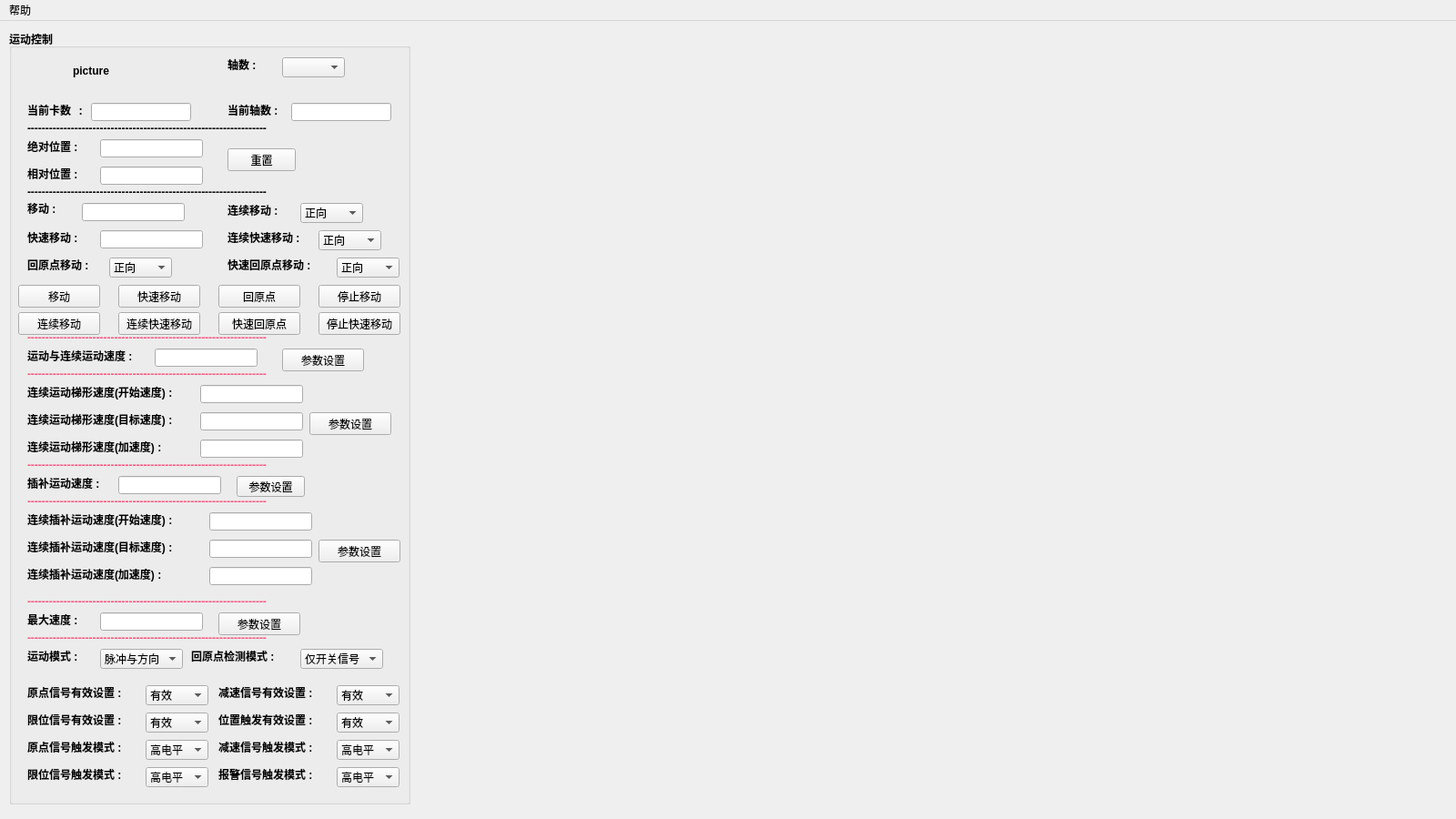
<?xml version="1.0" encoding="UTF-8"?>
<ui version="4.0">
 <class>MainWindow</class>
 <widget class="QMainWindow" name="MainWindow">
  <property name="geometry">
   <rect>
    <x>0</x>
    <y>0</y>
    <width>1600</width>
    <height>900</height>
   </rect>
  </property>
  <property name="minimumSize">
   <size>
    <width>1600</width>
    <height>900</height>
   </size>
  </property>
  <property name="maximumSize">
   <size>
    <width>1600</width>
    <height>900</height>
   </size>
  </property>
  <property name="windowTitle">
   <string>MainWindow</string>
  </property>
  <property name="styleSheet">
   <string notr="true">QLabel
{
font-size: 12px;
font-weight: bold;
font-family: &quot;Consolas&quot;;
}</string>
  </property>
  <widget class="QWidget" name="centralwidget">
   <widget class="QGroupBox" name="groupBox">
    <property name="geometry">
     <rect>
      <x>10</x>
      <y>10</y>
      <width>441</width>
      <height>851</height>
     </rect>
    </property>
    <property name="font">
     <font>
      <family>Consolas</family>
      <weight>75</weight>
      <bold>true</bold>
     </font>
    </property>
    <property name="title">
     <string>运动控制</string>
    </property>
    <widget class="QLabel" name="label">
     <property name="geometry">
      <rect>
       <x>20</x>
       <y>80</y>
       <width>71</width>
       <height>16</height>
      </rect>
     </property>
     <property name="font">
      <font>
       <family>Consolas</family>
       <pointsize>-1</pointsize>
       <weight>75</weight>
       <bold>true</bold>
      </font>
     </property>
     <property name="text">
      <string>当前卡数 :</string>
     </property>
    </widget>
    <widget class="QLineEdit" name="lineEdit">
     <property name="geometry">
      <rect>
       <x>90</x>
       <y>80</y>
       <width>110</width>
       <height>20</height>
      </rect>
     </property>
     <property name="cursor">
      <cursorShape>ArrowCursor</cursorShape>
     </property>
     <property name="mouseTracking">
      <bool>false</bool>
     </property>
     <property name="frame">
      <bool>true</bool>
     </property>
     <property name="alignment">
      <set>Qt::AlignCenter</set>
     </property>
     <property name="readOnly">
      <bool>true</bool>
     </property>
    </widget>
    <widget class="QLabel" name="label_2">
     <property name="geometry">
      <rect>
       <x>240</x>
       <y>80</y>
       <width>71</width>
       <height>16</height>
      </rect>
     </property>
     <property name="text">
      <string>当前轴数 :</string>
     </property>
    </widget>
    <widget class="QLineEdit" name="lineEdit_2">
     <property name="geometry">
      <rect>
       <x>310</x>
       <y>80</y>
       <width>110</width>
       <height>20</height>
      </rect>
     </property>
     <property name="frame">
      <bool>true</bool>
     </property>
     <property name="alignment">
      <set>Qt::AlignCenter</set>
     </property>
     <property name="readOnly">
      <bool>true</bool>
     </property>
    </widget>
    <widget class="QLabel" name="label_3">
     <property name="geometry">
      <rect>
       <x>20</x>
       <y>330</y>
       <width>401</width>
       <height>16</height>
      </rect>
     </property>
     <property name="styleSheet">
      <string notr="true">QLabel
{
color:#ff557f;
}</string>
     </property>
     <property name="text">
      <string>------------------------------------------------------------------</string>
     </property>
    </widget>
    <widget class="QLineEdit" name="lineEdit_3">
     <property name="geometry">
      <rect>
       <x>160</x>
       <y>350</y>
       <width>113</width>
       <height>20</height>
      </rect>
     </property>
     <property name="alignment">
      <set>Qt::AlignCenter</set>
     </property>
    </widget>
    <widget class="QPushButton" name="pushButton">
     <property name="geometry">
      <rect>
       <x>300</x>
       <y>350</y>
       <width>90</width>
       <height>25</height>
      </rect>
     </property>
     <property name="text">
      <string>参数设置</string>
     </property>
    </widget>
    <widget class="QLabel" name="label_4">
     <property name="geometry">
      <rect>
       <x>20</x>
       <y>350</y>
       <width>131</width>
       <height>16</height>
      </rect>
     </property>
     <property name="text">
      <string>运动与连续运动速度 :</string>
     </property>
    </widget>
    <widget class="QLineEdit" name="lineEdit_4">
     <property name="geometry">
      <rect>
       <x>210</x>
       <y>390</y>
       <width>113</width>
       <height>20</height>
      </rect>
     </property>
     <property name="alignment">
      <set>Qt::AlignCenter</set>
     </property>
    </widget>
    <widget class="QLabel" name="label_5">
     <property name="geometry">
      <rect>
       <x>20</x>
       <y>370</y>
       <width>401</width>
       <height>16</height>
      </rect>
     </property>
     <property name="styleSheet">
      <string notr="true">QLabel
{
color:#ff557f;
}</string>
     </property>
     <property name="text">
      <string>------------------------------------------------------------------</string>
     </property>
    </widget>
    <widget class="QLabel" name="label_6">
     <property name="geometry">
      <rect>
       <x>20</x>
       <y>390</y>
       <width>191</width>
       <height>16</height>
      </rect>
     </property>
     <property name="text">
      <string>连续运动梯形速度(开始速度) :</string>
     </property>
    </widget>
    <widget class="QLabel" name="label_7">
     <property name="geometry">
      <rect>
       <x>20</x>
       <y>420</y>
       <width>191</width>
       <height>16</height>
      </rect>
     </property>
     <property name="text">
      <string>连续运动梯形速度(目标速度) :</string>
     </property>
    </widget>
    <widget class="QLabel" name="label_8">
     <property name="geometry">
      <rect>
       <x>20</x>
       <y>450</y>
       <width>191</width>
       <height>16</height>
      </rect>
     </property>
     <property name="text">
      <string>连续运动梯形速度(加速度) :</string>
     </property>
    </widget>
    <widget class="QLineEdit" name="lineEdit_5">
     <property name="geometry">
      <rect>
       <x>210</x>
       <y>420</y>
       <width>113</width>
       <height>20</height>
      </rect>
     </property>
     <property name="alignment">
      <set>Qt::AlignCenter</set>
     </property>
    </widget>
    <widget class="QLineEdit" name="lineEdit_6">
     <property name="geometry">
      <rect>
       <x>210</x>
       <y>450</y>
       <width>113</width>
       <height>20</height>
      </rect>
     </property>
     <property name="alignment">
      <set>Qt::AlignCenter</set>
     </property>
    </widget>
    <widget class="QPushButton" name="pushButton_2">
     <property name="geometry">
      <rect>
       <x>330</x>
       <y>420</y>
       <width>90</width>
       <height>25</height>
      </rect>
     </property>
     <property name="text">
      <string>参数设置</string>
     </property>
    </widget>
    <widget class="QLabel" name="label_9">
     <property name="geometry">
      <rect>
       <x>20</x>
       <y>470</y>
       <width>401</width>
       <height>16</height>
      </rect>
     </property>
     <property name="styleSheet">
      <string notr="true">QLabel
{
color:#ff557f;
}</string>
     </property>
     <property name="text">
      <string>------------------------------------------------------------------</string>
     </property>
    </widget>
    <widget class="QLabel" name="label_10">
     <property name="geometry">
      <rect>
       <x>20</x>
       <y>490</y>
       <width>111</width>
       <height>16</height>
      </rect>
     </property>
     <property name="text">
      <string>插补运动速度 :</string>
     </property>
    </widget>
    <widget class="QLabel" name="label_11">
     <property name="geometry">
      <rect>
       <x>20</x>
       <y>510</y>
       <width>401</width>
       <height>16</height>
      </rect>
     </property>
     <property name="styleSheet">
      <string notr="true">QLabel
{
color:#ff557f;
}</string>
     </property>
     <property name="text">
      <string>------------------------------------------------------------------</string>
     </property>
    </widget>
    <widget class="QLabel" name="label_12">
     <property name="geometry">
      <rect>
       <x>20</x>
       <y>530</y>
       <width>201</width>
       <height>16</height>
      </rect>
     </property>
     <property name="text">
      <string>连续插补运动速度(开始速度) :</string>
     </property>
    </widget>
    <widget class="QLabel" name="label_13">
     <property name="geometry">
      <rect>
       <x>20</x>
       <y>560</y>
       <width>201</width>
       <height>16</height>
      </rect>
     </property>
     <property name="text">
      <string>连续插补运动速度(目标速度) :</string>
     </property>
    </widget>
    <widget class="QLabel" name="label_14">
     <property name="geometry">
      <rect>
       <x>20</x>
       <y>590</y>
       <width>201</width>
       <height>16</height>
      </rect>
     </property>
     <property name="text">
      <string>连续插补运动速度(加速度) :</string>
     </property>
    </widget>
    <widget class="QLineEdit" name="lineEdit_7">
     <property name="geometry">
      <rect>
       <x>220</x>
       <y>530</y>
       <width>113</width>
       <height>20</height>
      </rect>
     </property>
    </widget>
    <widget class="QLineEdit" name="lineEdit_8">
     <property name="geometry">
      <rect>
       <x>220</x>
       <y>560</y>
       <width>113</width>
       <height>20</height>
      </rect>
     </property>
    </widget>
    <widget class="QLineEdit" name="lineEdit_9">
     <property name="geometry">
      <rect>
       <x>220</x>
       <y>590</y>
       <width>113</width>
       <height>20</height>
      </rect>
     </property>
    </widget>
    <widget class="QPushButton" name="pushButton_3">
     <property name="geometry">
      <rect>
       <x>340</x>
       <y>560</y>
       <width>90</width>
       <height>25</height>
      </rect>
     </property>
     <property name="text">
      <string>参数设置</string>
     </property>
    </widget>
    <widget class="QLabel" name="label_15">
     <property name="geometry">
      <rect>
       <x>20</x>
       <y>620</y>
       <width>401</width>
       <height>16</height>
      </rect>
     </property>
     <property name="styleSheet">
      <string notr="true">QLabel
{
color:#ff557f;
}</string>
     </property>
     <property name="text">
      <string>------------------------------------------------------------------</string>
     </property>
    </widget>
    <widget class="QLabel" name="label_16">
     <property name="geometry">
      <rect>
       <x>20</x>
       <y>640</y>
       <width>81</width>
       <height>16</height>
      </rect>
     </property>
     <property name="text">
      <string>最大速度 :</string>
     </property>
    </widget>
    <widget class="QLineEdit" name="lineEdit_10">
     <property name="geometry">
      <rect>
       <x>100</x>
       <y>640</y>
       <width>113</width>
       <height>20</height>
      </rect>
     </property>
    </widget>
    <widget class="QPushButton" name="pushButton_4">
     <property name="geometry">
      <rect>
       <x>230</x>
       <y>640</y>
       <width>90</width>
       <height>25</height>
      </rect>
     </property>
     <property name="text">
      <string>参数设置</string>
     </property>
    </widget>
    <widget class="QLabel" name="label_17">
     <property name="geometry">
      <rect>
       <x>20</x>
       <y>660</y>
       <width>401</width>
       <height>16</height>
      </rect>
     </property>
     <property name="styleSheet">
      <string notr="true">QLabel
{
color:#ff557f;
}</string>
     </property>
     <property name="text">
      <string>------------------------------------------------------------------</string>
     </property>
    </widget>
    <widget class="QLineEdit" name="lineEdit_11">
     <property name="geometry">
      <rect>
       <x>120</x>
       <y>490</y>
       <width>113</width>
       <height>20</height>
      </rect>
     </property>
    </widget>
    <widget class="QPushButton" name="pushButton_5">
     <property name="geometry">
      <rect>
       <x>250</x>
       <y>490</y>
       <width>75</width>
       <height>23</height>
      </rect>
     </property>
     <property name="text">
      <string>参数设置</string>
     </property>
    </widget>
    <widget class="QLabel" name="label_18">
     <property name="geometry">
      <rect>
       <x>240</x>
       <y>30</y>
       <width>51</width>
       <height>16</height>
      </rect>
     </property>
     <property name="text">
      <string>轴数 :</string>
     </property>
    </widget>
    <widget class="QComboBox" name="comboBox">
     <property name="geometry">
      <rect>
       <x>300</x>
       <y>30</y>
       <width>69</width>
       <height>22</height>
      </rect>
     </property>
    </widget>
    <widget class="QLabel" name="label_19">
     <property name="geometry">
      <rect>
       <x>70</x>
       <y>20</y>
       <width>50</width>
       <height>50</height>
      </rect>
     </property>
     <property name="text">
      <string>picture</string>
     </property>
    </widget>
    <widget class="QLabel" name="label_20">
     <property name="geometry">
      <rect>
       <x>20</x>
       <y>680</y>
       <width>71</width>
       <height>16</height>
      </rect>
     </property>
     <property name="text">
      <string>运动模式 :</string>
     </property>
    </widget>
    <widget class="QComboBox" name="comboBox_2">
     <property name="geometry">
      <rect>
       <x>100</x>
       <y>680</y>
       <width>91</width>
       <height>22</height>
      </rect>
     </property>
     <item>
      <property name="text">
       <string>脉冲与方向</string>
      </property>
     </item>
     <item>
      <property name="text">
       <string>双脉冲</string>
      </property>
     </item>
    </widget>
    <widget class="QLabel" name="label_21">
     <property name="geometry">
      <rect>
       <x>200</x>
       <y>680</y>
       <width>111</width>
       <height>16</height>
      </rect>
     </property>
     <property name="text">
      <string>回原点检测模式 :</string>
     </property>
    </widget>
    <widget class="QComboBox" name="comboBox_3">
     <property name="geometry">
      <rect>
       <x>320</x>
       <y>680</y>
       <width>91</width>
       <height>22</height>
      </rect>
     </property>
     <item>
      <property name="text">
       <string>仅开关信号</string>
      </property>
     </item>
     <item>
      <property name="text">
       <string>开关与编码信号</string>
      </property>
     </item>
    </widget>
    <widget class="QLabel" name="label_22">
     <property name="geometry">
      <rect>
       <x>20</x>
       <y>720</y>
       <width>121</width>
       <height>16</height>
      </rect>
     </property>
     <property name="text">
      <string>原点信号有效设置 :</string>
     </property>
    </widget>
    <widget class="QComboBox" name="comboBox_4">
     <property name="geometry">
      <rect>
       <x>150</x>
       <y>720</y>
       <width>69</width>
       <height>22</height>
      </rect>
     </property>
     <item>
      <property name="text">
       <string>有效</string>
      </property>
     </item>
     <item>
      <property name="text">
       <string>无效</string>
      </property>
     </item>
    </widget>
    <widget class="QLabel" name="label_23">
     <property name="geometry">
      <rect>
       <x>230</x>
       <y>720</y>
       <width>121</width>
       <height>16</height>
      </rect>
     </property>
     <property name="text">
      <string>减速信号有效设置 :</string>
     </property>
    </widget>
    <widget class="QComboBox" name="comboBox_5">
     <property name="geometry">
      <rect>
       <x>360</x>
       <y>720</y>
       <width>69</width>
       <height>22</height>
      </rect>
     </property>
     <item>
      <property name="text">
       <string>有效</string>
      </property>
     </item>
     <item>
      <property name="text">
       <string>无效</string>
      </property>
     </item>
    </widget>
    <widget class="QLabel" name="label_24">
     <property name="geometry">
      <rect>
       <x>20</x>
       <y>750</y>
       <width>121</width>
       <height>16</height>
      </rect>
     </property>
     <property name="text">
      <string>限位信号有效设置 :</string>
     </property>
    </widget>
    <widget class="QComboBox" name="comboBox_6">
     <property name="geometry">
      <rect>
       <x>150</x>
       <y>750</y>
       <width>69</width>
       <height>22</height>
      </rect>
     </property>
     <item>
      <property name="text">
       <string>有效</string>
      </property>
     </item>
     <item>
      <property name="text">
       <string>无效</string>
      </property>
     </item>
    </widget>
    <widget class="QLabel" name="label_25">
     <property name="geometry">
      <rect>
       <x>230</x>
       <y>750</y>
       <width>121</width>
       <height>16</height>
      </rect>
     </property>
     <property name="text">
      <string>位置触发有效设置 :</string>
     </property>
    </widget>
    <widget class="QComboBox" name="comboBox_7">
     <property name="geometry">
      <rect>
       <x>360</x>
       <y>750</y>
       <width>69</width>
       <height>22</height>
      </rect>
     </property>
     <item>
      <property name="text">
       <string>有效</string>
      </property>
     </item>
     <item>
      <property name="text">
       <string>无效</string>
      </property>
     </item>
    </widget>
    <widget class="QLabel" name="label_26">
     <property name="geometry">
      <rect>
       <x>20</x>
       <y>780</y>
       <width>121</width>
       <height>16</height>
      </rect>
     </property>
     <property name="text">
      <string>原点信号触发模式 :</string>
     </property>
    </widget>
    <widget class="QLabel" name="label_27">
     <property name="geometry">
      <rect>
       <x>230</x>
       <y>780</y>
       <width>121</width>
       <height>16</height>
      </rect>
     </property>
     <property name="text">
      <string>减速信号触发模式 :</string>
     </property>
    </widget>
    <widget class="QLabel" name="label_28">
     <property name="geometry">
      <rect>
       <x>20</x>
       <y>810</y>
       <width>121</width>
       <height>16</height>
      </rect>
     </property>
     <property name="text">
      <string>限位信号触发模式 :</string>
     </property>
    </widget>
    <widget class="QLabel" name="label_29">
     <property name="geometry">
      <rect>
       <x>230</x>
       <y>810</y>
       <width>121</width>
       <height>16</height>
      </rect>
     </property>
     <property name="text">
      <string>报警信号触发模式 :</string>
     </property>
    </widget>
    <widget class="QComboBox" name="comboBox_8">
     <property name="geometry">
      <rect>
       <x>150</x>
       <y>780</y>
       <width>69</width>
       <height>22</height>
      </rect>
     </property>
     <item>
      <property name="text">
       <string>高电平</string>
      </property>
     </item>
     <item>
      <property name="text">
       <string>低电平</string>
      </property>
     </item>
    </widget>
    <widget class="QComboBox" name="comboBox_9">
     <property name="geometry">
      <rect>
       <x>360</x>
       <y>780</y>
       <width>69</width>
       <height>22</height>
      </rect>
     </property>
     <item>
      <property name="text">
       <string>高电平</string>
      </property>
     </item>
     <item>
      <property name="text">
       <string>低电平</string>
      </property>
     </item>
    </widget>
    <widget class="QComboBox" name="comboBox_10">
     <property name="geometry">
      <rect>
       <x>150</x>
       <y>810</y>
       <width>69</width>
       <height>22</height>
      </rect>
     </property>
     <item>
      <property name="text">
       <string>高电平</string>
      </property>
     </item>
     <item>
      <property name="text">
       <string>低电平</string>
      </property>
     </item>
    </widget>
    <widget class="QComboBox" name="comboBox_11">
     <property name="geometry">
      <rect>
       <x>360</x>
       <y>810</y>
       <width>69</width>
       <height>22</height>
      </rect>
     </property>
     <item>
      <property name="text">
       <string>高电平</string>
      </property>
     </item>
     <item>
      <property name="text">
       <string>低电平</string>
      </property>
     </item>
    </widget>
    <widget class="QLabel" name="label_30">
     <property name="geometry">
      <rect>
       <x>20</x>
       <y>100</y>
       <width>401</width>
       <height>16</height>
      </rect>
     </property>
     <property name="text">
      <string>------------------------------------------------------------------</string>
     </property>
    </widget>
    <widget class="QLabel" name="label_31">
     <property name="geometry">
      <rect>
       <x>20</x>
       <y>120</y>
       <width>91</width>
       <height>16</height>
      </rect>
     </property>
     <property name="text">
      <string>绝对位置 :</string>
     </property>
    </widget>
    <widget class="QLineEdit" name="lineEdit_12">
     <property name="geometry">
      <rect>
       <x>100</x>
       <y>120</y>
       <width>113</width>
       <height>20</height>
      </rect>
     </property>
     <property name="readOnly">
      <bool>true</bool>
     </property>
    </widget>
    <widget class="QLabel" name="label_32">
     <property name="geometry">
      <rect>
       <x>20</x>
       <y>150</y>
       <width>71</width>
       <height>16</height>
      </rect>
     </property>
     <property name="text">
      <string>相对位置 :</string>
     </property>
    </widget>
    <widget class="QLineEdit" name="lineEdit_13">
     <property name="geometry">
      <rect>
       <x>100</x>
       <y>150</y>
       <width>113</width>
       <height>20</height>
      </rect>
     </property>
     <property name="readOnly">
      <bool>true</bool>
     </property>
    </widget>
    <widget class="QPushButton" name="pushButton_6">
     <property name="geometry">
      <rect>
       <x>240</x>
       <y>130</y>
       <width>75</width>
       <height>25</height>
      </rect>
     </property>
     <property name="text">
      <string>重置</string>
     </property>
    </widget>
    <widget class="QLabel" name="label_33">
     <property name="geometry">
      <rect>
       <x>20</x>
       <y>170</y>
       <width>401</width>
       <height>16</height>
      </rect>
     </property>
     <property name="text">
      <string>------------------------------------------------------------------</string>
     </property>
    </widget>
    <widget class="QLabel" name="label_34">
     <property name="geometry">
      <rect>
       <x>20</x>
       <y>190</y>
       <width>54</width>
       <height>12</height>
      </rect>
     </property>
     <property name="text">
      <string>移动 :</string>
     </property>
    </widget>
    <widget class="QLineEdit" name="lineEdit_14">
     <property name="geometry">
      <rect>
       <x>80</x>
       <y>190</y>
       <width>113</width>
       <height>20</height>
      </rect>
     </property>
    </widget>
    <widget class="QLabel" name="label_35">
     <property name="geometry">
      <rect>
       <x>240</x>
       <y>190</y>
       <width>71</width>
       <height>16</height>
      </rect>
     </property>
     <property name="text">
      <string>连续移动 :</string>
     </property>
    </widget>
    <widget class="QComboBox" name="comboBox_12">
     <property name="geometry">
      <rect>
       <x>320</x>
       <y>190</y>
       <width>69</width>
       <height>22</height>
      </rect>
     </property>
     <item>
      <property name="text">
       <string>正向</string>
      </property>
     </item>
     <item>
      <property name="text">
       <string>负向</string>
      </property>
     </item>
    </widget>
    <widget class="QLabel" name="label_36">
     <property name="geometry">
      <rect>
       <x>20</x>
       <y>220</y>
       <width>71</width>
       <height>16</height>
      </rect>
     </property>
     <property name="text">
      <string>快速移动 :</string>
     </property>
    </widget>
    <widget class="QLabel" name="label_37">
     <property name="geometry">
      <rect>
       <x>240</x>
       <y>220</y>
       <width>101</width>
       <height>16</height>
      </rect>
     </property>
     <property name="text">
      <string>连续快速移动 :</string>
     </property>
    </widget>
    <widget class="QLineEdit" name="lineEdit_15">
     <property name="geometry">
      <rect>
       <x>100</x>
       <y>220</y>
       <width>113</width>
       <height>20</height>
      </rect>
     </property>
    </widget>
    <widget class="QComboBox" name="comboBox_13">
     <property name="geometry">
      <rect>
       <x>340</x>
       <y>220</y>
       <width>69</width>
       <height>22</height>
      </rect>
     </property>
     <item>
      <property name="text">
       <string>正向</string>
      </property>
     </item>
     <item>
      <property name="text">
       <string>负向</string>
      </property>
     </item>
    </widget>
    <widget class="QLabel" name="label_38">
     <property name="geometry">
      <rect>
       <x>20</x>
       <y>250</y>
       <width>81</width>
       <height>16</height>
      </rect>
     </property>
     <property name="text">
      <string>回原点移动 :</string>
     </property>
    </widget>
    <widget class="QComboBox" name="comboBox_14">
     <property name="geometry">
      <rect>
       <x>110</x>
       <y>250</y>
       <width>69</width>
       <height>22</height>
      </rect>
     </property>
     <item>
      <property name="text">
       <string>正向</string>
      </property>
     </item>
     <item>
      <property name="text">
       <string>负向</string>
      </property>
     </item>
    </widget>
    <widget class="QLabel" name="label_39">
     <property name="geometry">
      <rect>
       <x>240</x>
       <y>250</y>
       <width>111</width>
       <height>16</height>
      </rect>
     </property>
     <property name="text">
      <string>快速回原点移动 :</string>
     </property>
    </widget>
    <widget class="QComboBox" name="comboBox_15">
     <property name="geometry">
      <rect>
       <x>360</x>
       <y>250</y>
       <width>69</width>
       <height>22</height>
      </rect>
     </property>
     <item>
      <property name="text">
       <string>正向</string>
      </property>
     </item>
     <item>
      <property name="text">
       <string>负向</string>
      </property>
     </item>
    </widget>
    <widget class="QPushButton" name="pushButton_7">
     <property name="geometry">
      <rect>
       <x>10</x>
       <y>280</y>
       <width>90</width>
       <height>25</height>
      </rect>
     </property>
     <property name="text">
      <string>移动</string>
     </property>
    </widget>
    <widget class="QPushButton" name="pushButton_8">
     <property name="geometry">
      <rect>
       <x>10</x>
       <y>310</y>
       <width>90</width>
       <height>25</height>
      </rect>
     </property>
     <property name="text">
      <string>连续移动</string>
     </property>
    </widget>
    <widget class="QPushButton" name="pushButton_9">
     <property name="geometry">
      <rect>
       <x>120</x>
       <y>280</y>
       <width>90</width>
       <height>25</height>
      </rect>
     </property>
     <property name="text">
      <string>快速移动</string>
     </property>
    </widget>
    <widget class="QPushButton" name="pushButton_10">
     <property name="geometry">
      <rect>
       <x>120</x>
       <y>310</y>
       <width>90</width>
       <height>25</height>
      </rect>
     </property>
     <property name="text">
      <string>连续快速移动</string>
     </property>
    </widget>
    <widget class="QPushButton" name="pushButton_11">
     <property name="geometry">
      <rect>
       <x>230</x>
       <y>280</y>
       <width>90</width>
       <height>25</height>
      </rect>
     </property>
     <property name="text">
      <string>回原点</string>
     </property>
    </widget>
    <widget class="QPushButton" name="pushButton_12">
     <property name="geometry">
      <rect>
       <x>230</x>
       <y>310</y>
       <width>90</width>
       <height>25</height>
      </rect>
     </property>
     <property name="text">
      <string>快速回原点</string>
     </property>
    </widget>
    <widget class="QPushButton" name="pushButton_13">
     <property name="geometry">
      <rect>
       <x>340</x>
       <y>280</y>
       <width>90</width>
       <height>25</height>
      </rect>
     </property>
     <property name="text">
      <string>停止移动</string>
     </property>
    </widget>
    <widget class="QPushButton" name="pushButton_14">
     <property name="geometry">
      <rect>
       <x>340</x>
       <y>310</y>
       <width>90</width>
       <height>25</height>
      </rect>
     </property>
     <property name="text">
      <string>停止快速移动</string>
     </property>
    </widget>
   </widget>
  </widget>
  <widget class="QMenuBar" name="menubar">
   <property name="geometry">
    <rect>
     <x>0</x>
     <y>0</y>
     <width>1600</width>
     <height>23</height>
    </rect>
   </property>
   <widget class="QMenu" name="menu">
    <property name="title">
     <string>帮助</string>
    </property>
    <addaction name="actionguanyu"/>
   </widget>
   <addaction name="menu"/>
  </widget>
  <action name="actionguanyu">
   <property name="text">
    <string>关于</string>
   </property>
  </action>
 </widget>
 <resources/>
 <connections/>
</ui>
